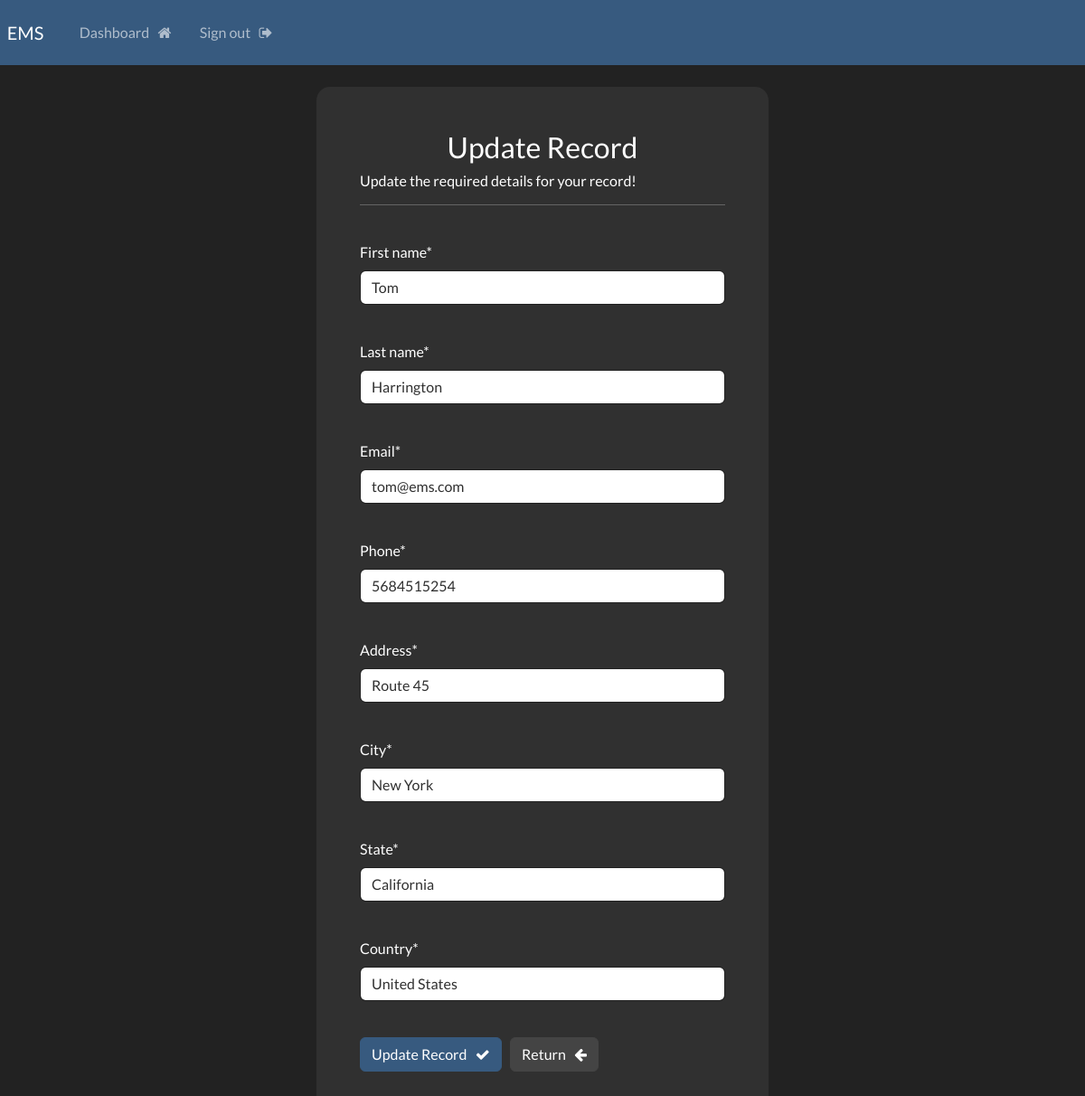
/update-record/9 (signed in), run on the app's committed database.
### webapp/models.py (models this page shows, shortened)
class Record(models.Model):
    creation_date = models.DateTimeField(auto_now_add=True)
    first_name = models.CharField(max_length=100)
    last_name = models.CharField(max_length=100)
    email = models.CharField(max_length=255)
    phone = models.CharField(max_length=10)
    address = models.CharField(max_length=300)
    city = models.CharField(max_length=50)
    state = models.CharField(max_length=100)
    country = models.CharField(max_length=100)

### webapp/views.py (the view)
# urls.py: path('update-record/<int:pk>', views.update_record, name="update-record"),
@login_required(login_url='my-login')
def update_record(request, pk):
    record = Record.objects.get(id=pk)
    form = UpdateRecordForm(instance=record)
    if request.method == "POST":
        form = UpdateRecordForm(request.POST, instance=record)
        if form.is_valid():
            form.save()
            messages.success(request, "Record Updated Successfully!")
            return redirect("dashboard")
    context = {"form":form}
    return render(request, 'webapp/update-record.html', context=context)

### webapp/forms.py
class UpdateRecordForm(forms.ModelForm):
    class Meta:
        model = Record
        fields = ["first_name","last_name","email","phone","address","city","state","country"]

### webapp/templates/webapp/update-record.html (shortened to what this page needs)
{% extends 'webapp/base.html' %}
{% load crispy_forms_tags %}
{% block content %}
<body>
    <div class="container bg-dark shadow-md p-5 form-layout">
        <h3 class="text-center"> Update Record </h3>
        <h6> Update the required details for your record! </h6>
        <hr>
        <br>
        <form method="POST" autocomplete="off">
            {{form.first_name|as_crispy_field}}
            <br>
            {{form.last_name|as_crispy_field}}
            <br>
            {{form.email|as_crispy_field}}
            <br>
            {{form.phone|as_crispy_field}}
            <br>
            {{form.address|as_crispy_field}}
            <br>
            {{form.city|as_crispy_field}}
            <br>
            {{form.state|as_crispy_field}}
            <br>
            {{form.country|as_crispy_field}}
            <br>
            <button type="submit" class="btn btn-primary"> Update Record &nbsp; <i class="fa fa-check" aria-hidden="true"></i> </button>
            <a href="{% url 'dashboard' %}" class="btn btn-secondary">
                Return &nbsp; <i class="fa fa-arrow-left" aria-hidden="true"></i>
            </a>
        </form>
    </div>
    <br>
</body>
{% endblock %}

### static/css/styles.css (style rules this page uses)
.form-layout { border-radius: 15px; width: 500px; }

### data on the page
Record: first_name "Tom", last_name "Harrington", email "tom@ems.com", phone "5684515254", address "Route 45", city "New York", state "California", country "United States"
